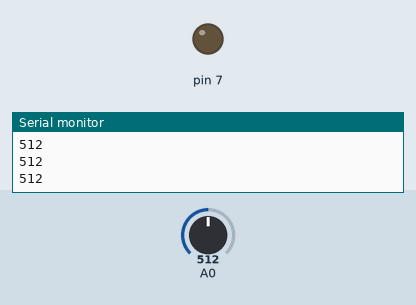
Bench run of a sketch on a simulated Arduino Uno, built with avr-gcc and run on an emulated ATmega328P. Shown: output pins drawn as LEDs (lit = HIGH), the last lines printed to the serial monitor. The test bench sets the inputs (shaded band); at power-on: A0 = 512.

Above: at 1.2 s.
1.3 s: A0 set to 683
2.8 s: A0 set to 712
At 3.5 s:
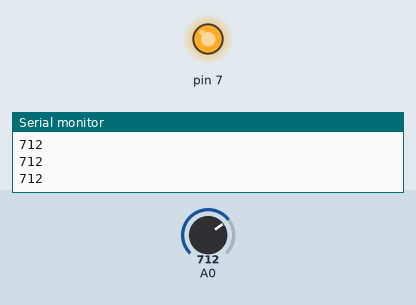
4.3 s: A0 set to 690
At 5.5 s:
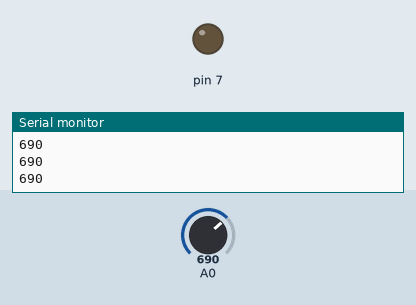
5.8 s: A0 set to 710
At 7.0 s:
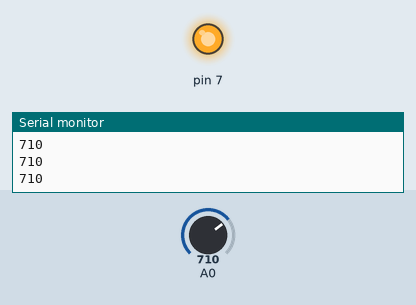
Timing chart, 0 to 8.3 s (numbered marks = the images above; inputs shaded):
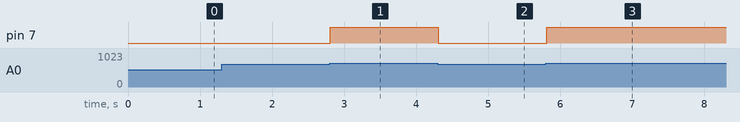

Measured:
- the behaviour switches between 700 and 701 on A0 (found by bisection; images 0 and 1)
- after the input at 2.8 s, pin 7: LOW → HIGH at once
- after the input at 4.3 s, pin 7: HIGH → LOW at once
- after the input at 5.8 s, pin 7: LOW → HIGH at once

The sketch:

15.Light_02.ino
```cpp
void setup() {
  Serial.begin(9600);
  pinMode(7, OUTPUT);
}

void loop() {
  int resistor = analogRead(A0);
  Serial.println(resistor);

  if (resistor > 700)
  digitalWrite(7, HIGH);

  else
  digitalWrite(7, LOW);
}
```
